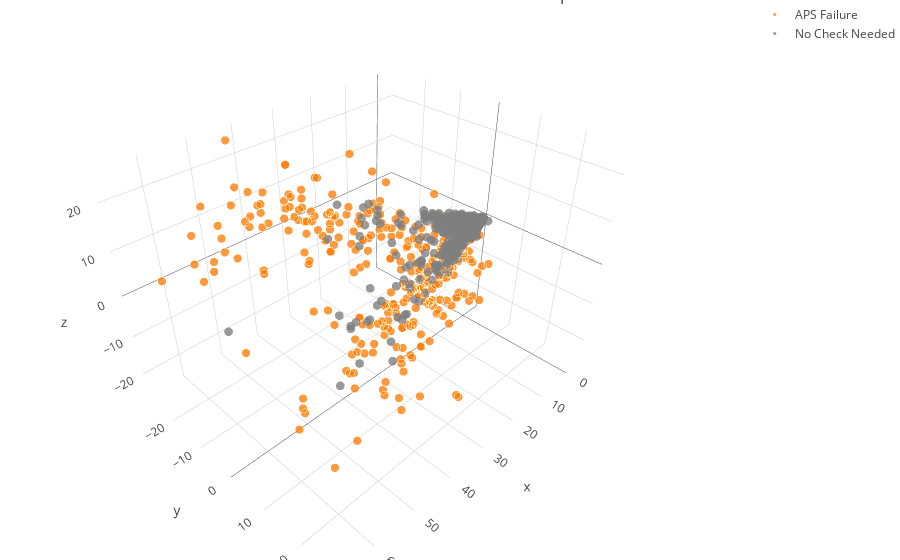

Notebook code for this chart:
### Markdown cell above
Making this visualization was a lot of fun. It becomes more apparent the more of the negative class is plotted, but the two classes do not separate well. There's plenty of overlap in the 3D space. While it may not be fully representative of a 100+ dimension hyperplane, I do think it's illustrative of why, in order to minimize the number of false negatives, the models produce a fair amount of false positives.  

As far as the visuals go, adding lines to the spheres (giving them a visible edge) really helped to make the shapes pop and give a better sense of depth within 3 dimensions.

### Code cell
# Graphing 3-D reduced data
marker_pos = dict(size=3, symbol='circle',
                  #color='rgb(127, 127, 127)',
                  color = 'rgb(255, 127, 14)',
                  line=dict(width=1, color='rgba(217, 217, 217, 0.14)'),
                  opacity=0.8)
marker_neg = dict(size=3, symbol='circle',
                  color='rgb(127, 127, 127)',
                  #line=dict(color='rgb(204, 204, 204)',width=0.5),
                  opacity=0.8)

trace1 = go.Scatter3d(x = X_3d_graph[pos][:,0], y=X_3d_graph[pos][:,1], z=X_3d_graph[pos][:,2],
                    mode = 'markers',
                     marker = marker_pos,
                     name = 'APS Failure')

trace2 = go.Scatter3d(x = X_3d_graph_neg[:,0], y=X_3d_graph_neg[:,1], z=X_3d_graph_neg[:,2],
                    mode = 'markers',
                     marker = marker_neg,
                     name = 'No Check Needed')
data=[trace1, trace2]

layout = go.Layout(
    margin=dict(
        l=0,
        r=0,
        b=0,
        t=0
    ),
    title = 'Scania Truck Data Reduced to 3 Components',
    xaxis = dict(title = 'PC1', titlefont = dict(size=18)),
    yaxis = dict(title = 'PC2', titlefont = dict(size=18)),
    #zaxis = dict(title = 'PC3', titlefont = dict(size=18))
)
fig = go.Figure(data=data, layout=layout)
py.offline.iplot(fig, filename='simple-3d-scatter')

### Figure 1 — Plotly figure (JSON) as saved in the notebook; plotly's stock layout.template omitted (floating-point values rounded to 4 significant figures; data arrays with more than 128 entries replaced by an {"elided": "..."} marker saying what was removed)
{"data": [{"marker": {"color": "rgb(255, 127, 14)", "line": {"color": "rgba(217, 217, 217, 0.14)", "width": 1}, "opacity": 0.8, "size": 3, "symbol": "circle"}, "mode": "markers", "name": "APS Failure", "type": "scatter3d", "uid": "b94663ae-de4d-11e8-99bb-acde48001122", "x": {"elided": "353 float values"}, "y": {"elided": "353 float values"}, "z": {"elided": "353 float values"}}, {"marker": {"color": "rgb(127, 127, 127)", "opacity": 0.8, "size": 3, "symbol": "circle"}, "mode": "markers", "name": "No Check Needed", "type": "scatter3d", "uid": "b946651e-de4d-11e8-805b-acde48001122", "x": {"elided": "3000 float values"}, "y": {"elided": "3000 float values"}, "z": {"elided": "3000 float values"}}], "layout": {"margin": {"b": 0, "l": 0, "r": 0, "t": 0}, "title": "Scania Truck Data Reduced to 3 Components", "xaxis": {"title": "PC1", "titlefont": {"size": 18}}, "yaxis": {"title": "PC2", "titlefont": {"size": 18}}}}
